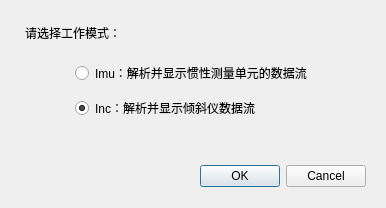
<?xml version="1.0" encoding="UTF-8"?>
<ui version="4.0">
 <class>SelModel</class>
 <widget class="QDialog" name="SelModel">
  <property name="geometry">
   <rect>
    <x>0</x>
    <y>0</y>
    <width>386</width>
    <height>208</height>
   </rect>
  </property>
  <property name="windowTitle">
   <string>工作模式</string>
  </property>
  <widget class="QDialogButtonBox" name="buttonBox">
   <property name="geometry">
    <rect>
     <x>25</x>
     <y>160</y>
     <width>341</width>
     <height>32</height>
    </rect>
   </property>
   <property name="orientation">
    <enum>Qt::Horizontal</enum>
   </property>
   <property name="standardButtons">
    <set>QDialogButtonBox::Cancel|QDialogButtonBox::Ok</set>
   </property>
  </widget>
  <widget class="QLabel" name="label">
   <property name="geometry">
    <rect>
     <x>25</x>
     <y>25</y>
     <width>106</width>
     <height>16</height>
    </rect>
   </property>
   <property name="text">
    <string>请选择工作模式：</string>
   </property>
  </widget>
  <widget class="QRadioButton" name="radioButton_imu">
   <property name="geometry">
    <rect>
     <x>75</x>
     <y>65</y>
     <width>256</width>
     <height>16</height>
    </rect>
   </property>
   <property name="text">
    <string>Imu：解析并显示惯性测量单元的数据流</string>
   </property>
  </widget>
  <widget class="QRadioButton" name="radioButton_inc">
   <property name="geometry">
    <rect>
     <x>75</x>
     <y>100</y>
     <width>186</width>
     <height>16</height>
    </rect>
   </property>
   <property name="text">
    <string>Inc：解析并显示倾斜仪数据流</string>
   </property>
   <property name="checked">
    <bool>true</bool>
   </property>
  </widget>
 </widget>
 <resources/>
 <connections>
  <connection>
   <sender>buttonBox</sender>
   <signal>accepted()</signal>
   <receiver>SelModel</receiver>
   <slot>accept()</slot>
   <hints>
    <hint type="sourcelabel">
     <x>243</x>
     <y>174</y>
    </hint>
    <hint type="destinationlabel">
     <x>157</x>
     <y>207</y>
    </hint>
   </hints>
  </connection>
  <connection>
   <sender>buttonBox</sender>
   <signal>rejected()</signal>
   <receiver>SelModel</receiver>
   <slot>reject()</slot>
   <hints>
    <hint type="sourcelabel">
     <x>311</x>
     <y>180</y>
    </hint>
    <hint type="destinationlabel">
     <x>286</x>
     <y>207</y>
    </hint>
   </hints>
  </connection>
 </connections>
 <slots>
  <slot>SetModel(bool)</slot>
 </slots>
</ui>
